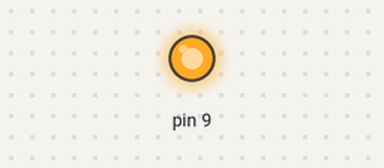
This sketch was run on a simulated Arduino Uno, built with avr-gcc and run on an emulated ATmega328P. On the bench: output pins drawn as LEDs (lit = HIGH).

Above: at 0.05 s.
At 1.5 s:
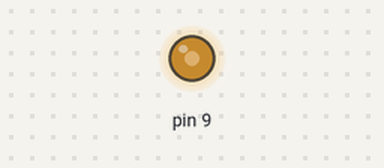
At 3.0 s:
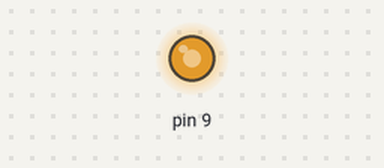
Timing chart, 0 to 5.2 s (numbered marks = the images above):
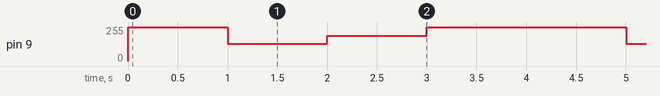

Measured:
- by itself, pin 9: repeats every 4.0 s: 128/255 1.0 s, 190/255 1.0 s, 255/255 2.0 s

The sketch:

PUM_SENSOR.ino
```cpp
void setup() {
 pinMode(9,OUTPUT);
  // put your setup code here, to run once:

}

void loop() {
  for (int i=0; i<=255;i++)
  analogWrite(9,i);
  delay(1000);
  analogWrite(9,128);
  delay(1000);
  analogWrite(9,190);
  delay(1000);
  analogWrite(9,255);
  delay(1000);
  // put your main code here, to run repeatedly:

}
```
